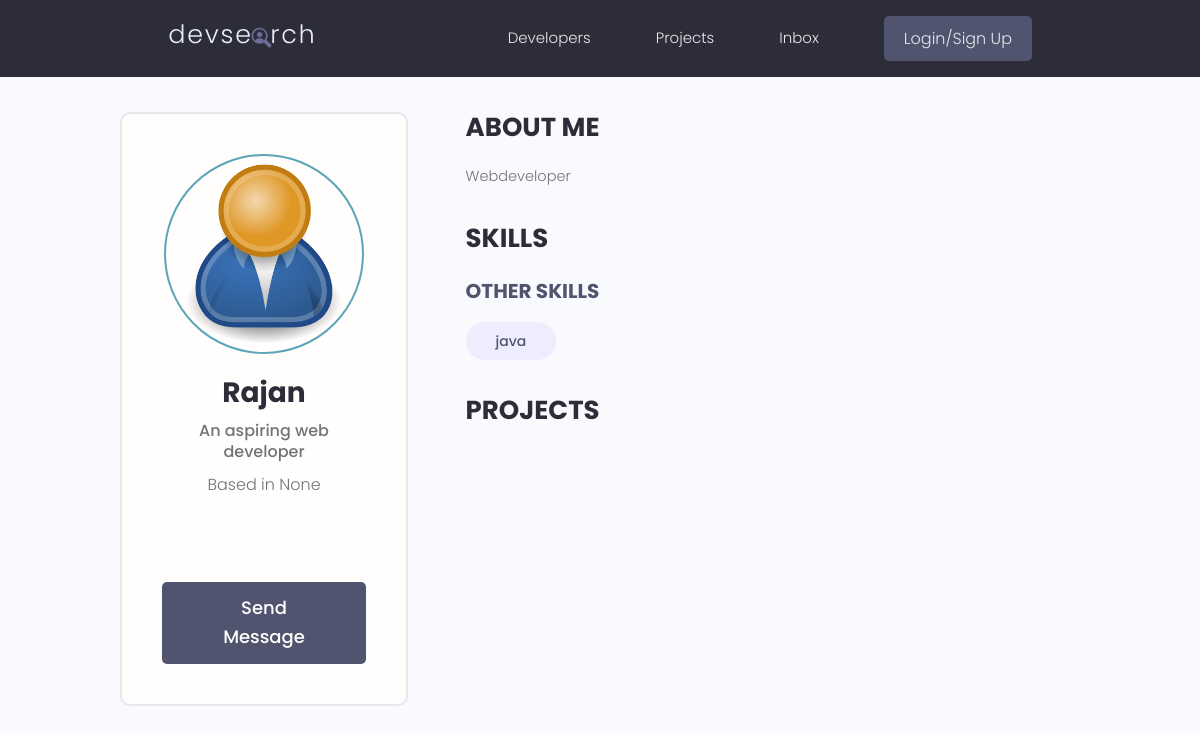
The page /profile/224a384245a349e9bf9ec4f75c2adfbd on the database as committed earlier.
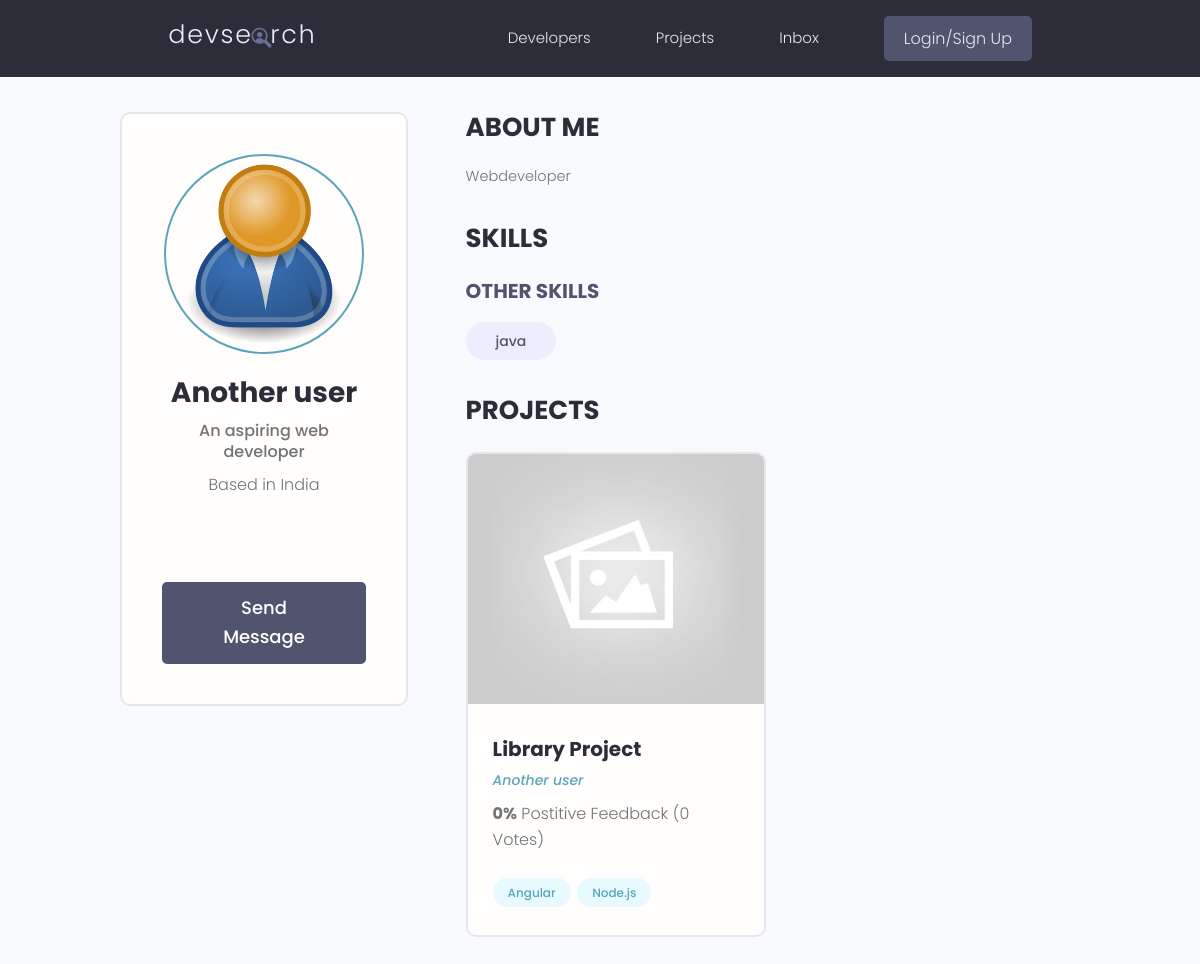
The same page on the database as committed later.
### users/models.py (models this page shows, shortened)
class Profile(models.Model):
    user = models.OneToOneField(
        User, on_delete=models.CASCADE, null=True, blank=True)
    name = models.CharField(max_length=200, blank=True, null=True)
    email = models.EmailField(max_length=500, blank=True, null=True)
    username = models.CharField(max_length=200, blank=True, null=True)
    location = models.CharField(max_length=200, blank=True, null=True)
    short_intro = models.CharField(max_length=200, blank=True, null=True)
    bio = models.TextField(blank=True, null=True)
    profile_image = models.ImageField(
        null=True, blank=True, upload_to='profiles/', default="profiles/user-default.png")
    social_github = models.CharField(max_length=200, blank=True, null=True)
    social_twitter = models.CharField(max_length=200, blank=True, null=True)
    social_linkedin = models.CharField(max_length=200, blank=True, null=True)
    social_youtube = models.CharField(max_length=200, blank=True, null=True)
    social_website = models.CharField(max_length=200, blank=True, null=True)
    created = models.DateTimeField(auto_now_add=True)
    id = models.UUIDField(default=uuid.uuid4, unique=True,
                          primary_key=True, editable=False)

class Skill(models.Model):
    owner = models.ForeignKey(
        Profile, on_delete=models.CASCADE, null=True, blank=True)
    name = models.CharField(max_length=200, blank=True, null=True)
    description = models.TextField(null=True, blank=True)
    created = models.DateTimeField(auto_now_add=True)
    id = models.UUIDField(default=uuid.uuid4, unique=True,
                          primary_key=True, editable=False)

### projects/models.py (models this page shows, shortened)
class Project(models.Model):
    owner = models.ForeignKey(
        Profile, null=True, blank=True, on_delete=models.CASCADE)
    title = models.CharField(max_length = 200)
    description = models.TextField(null = True, blank = True)
    featured_image = models.ImageField(null = True, blank = True, default = 'default.jpg')
    demo_link = models.CharField(max_length = 2000, null = True, blank = True)
    source_link = models.CharField(max_length = 2000, null = True, blank = True)
    tags = models.ManyToManyField('Tag', blank = True)
    vote_total = models.IntegerField(default = 0, null = True, blank = True)
    vote_ratio = models.IntegerField(default = 0, null = True, blank = True)
    created = models.DateTimeField(auto_now_add = True)
    id = models.UUIDField(default = uuid.uuid4, unique = True, primary_key = True, editable = False)

class Tag(models.Model):
    name = models.CharField(max_length = 200)
    created = models.DateTimeField(auto_now_add = True)
    id = models.UUIDField(default = uuid.uuid4, unique = True, primary_key = True, editable = False)
    def __str__(self):
        return self.name

### users/views.py (the view)
# urls.py: path('profile/<str:pk>', views.userProfiles, name="user-profile"),
def userProfiles(request, pk):
    profile = Profile.objects.get(id=pk)
    topSkills = profile.skill_set.exclude(description__exact="")
    otherSkills = profile.skill_set.filter(description="")
    context = {'profile': profile, 'topSkills': topSkills,
               "otherSkills": otherSkills}
    return render(request, 'users/user-profile.html', context)

### users/templates/users/user-profile.html (shortened to what this page needs)
{% extends 'main.html' %}
{% block content %}
<main class="profile my-md">
    <div class="container">
      <div class="layout">
        <div class="column column--1of3">
          <div class="card text-center">
            <div class="card__body dev">
              <img class="avatar avatar--xl" src="{{profile.profile_image.url}}" />
              <h2 class="dev__name">{{profile.name}}</h2>
              <p class="dev__title">{{profile.short_intro}}</p>
              <p class="dev__location">Based in {{profile.location}}</p>
              <ul class="dev__social">
              </ul>
              <a href="#" class="btn btn--sub btn--lg">Send Message </a>
            </div>
          </div>
        </div>
        <div class="column column--2of3">
          <div class="devInfo">
            <h3 class="devInfo__title">About Me</h3>
            <p class="devInfo__about">{{profile.bio}}</p>
          </div>
          <div class="devInfo">
            <h3 class="devInfo__title">Skills</h3>
            <div class="devInfo__skills">
              <h3 class="devInfo__subtitle">Other Skills</h3>
              <div class="devInfo__otherSkills">
                {% for skill in otherSkills %}
                <span class="tag tag--pill tag--sub tag--lg">
                  <small>{{skill.name}}</small>
                </span>
                {% endfor %}
              </div>
            </div>
          </div>
          <div class="devInfo">
            <h3 class="devInfo__title">Projects</h3>
            <div class="grid grid--two">
              {% for project in profile.project_set.all %}
              <div class="column">
                <div class="card project">
                  <a href="{% url 'project' project.id %}" class="project">
                    <img class="project__thumbnail" src="{{project.featured_image.url}}" alt="project thumbnail" />
                    <div class="card__body">
                      <h3 class="project__title">{{project.title}}</h3>
                      <p><a class="project__author" href="{% url 'user-profile' project.owner.id %}">{{project.owner.name}}</a></p>
                      <p class="project--rating">
                        <span style="font-weight: bold;">{{project.vote_ratio}}%</span> Postitive
                        Feedback ({{project.vote_total}} Vote{{project.vote_total|pluralize:"s"}})
                      </p>
                      <div class="project__tags">
                        {% for tag in project.tags.all %}
                        <span class="tag tag--pill tag--main">
                          <small>{{tag}}</small>
                        </span>
                        {% endfor %}
                      </div>
                    </div>
                  </a>
                </div>
              </div>
              {% endfor %}
            </div>
          </div>
        </div>
      </div>
    </div>
  </main>
{% endblock %}

Rows that differ between the two databases and show on the page:
changed Profile "An aspiring web developer": name "Rajan" → "Another user"; location "None" → "India"
added Project: featured_image (placeholder picture), title "Library Project", owner.name "Another user", vote_ratio "0", vote_total "0"
now on this page (row unchanged): Tag: name "Angular"
now on this page (row unchanged): Tag: name "Node.js"
